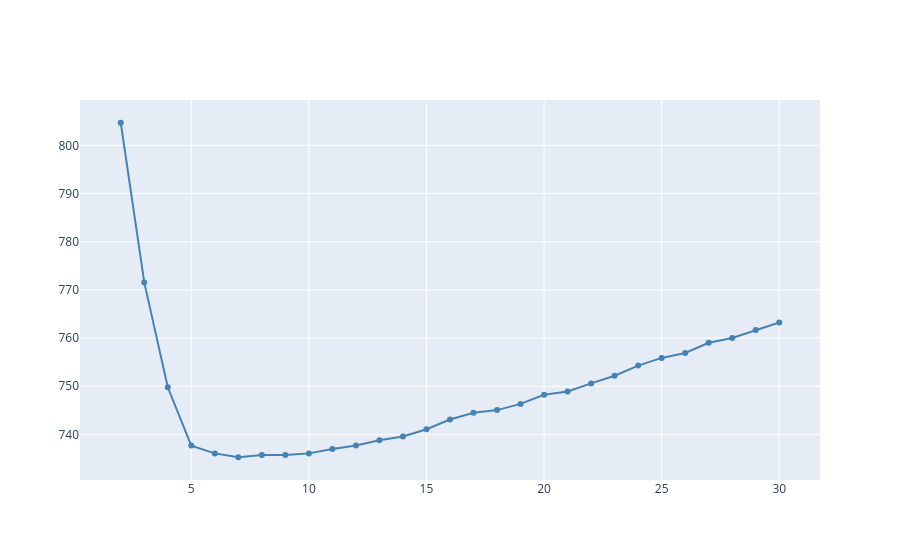

This figure's notebook cell:
### Code cell
fig = go.Figure()

fig.add_trace(
    go.Scatter(
        x=list(k_values),
        y=rmse_cv,
        mode='lines+markers',
        name='RMSE CV',
        line=dict(color='steelblue')
    )
)

fig.show()

### Figure 1 — Plotly figure (JSON) as saved in the notebook; plotly's stock layout.template omitted (floating-point values rounded to 4 significant figures)
{"data": [{"line": {"color": "steelblue"}, "mode": "lines+markers", "name": "RMSE CV", "type": "scatter", "x": [2, 3, 4, 5, 6, 7, 8, 9, 10, 11, 12, 13, 14, 15, 16, 17, 18, 19, 20, 21, 22, 23, 24, 25, 26, 27, 28, 29, 30], "y": [804.7, 771.6, 749.8, 737.7, 736.1, 735.3, 735.8, 735.7, 736.1, 737.0, 737.7, 738.8, 739.6, 741.1, 743.1, 744.5, 745.1, 746.3, 748.2, 748.9, 750.6, 752.2, 754.3, 755.9, 756.9, 759.0, 760.0, 761.7, 763.2]}], "layout": {}}
